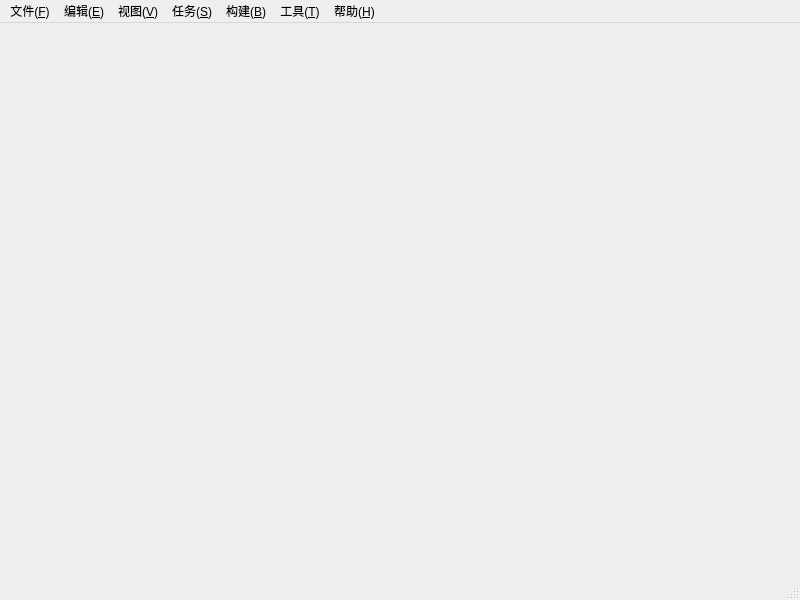
<?xml version="1.0" encoding="UTF-8"?>
<ui version="4.0">
 <class>MainWindow</class>
 <widget class="QMainWindow" name="MainWindow">
  <property name="geometry">
   <rect>
    <x>0</x>
    <y>0</y>
    <width>800</width>
    <height>600</height>
   </rect>
  </property>
  <property name="minimumSize">
   <size>
    <width>400</width>
    <height>200</height>
   </size>
  </property>
  <property name="windowTitle">
   <string>Sail Python Editor</string>
  </property>
  <widget class="QWidget" name="centralwidget"/>
  <widget class="QMenuBar" name="menubar">
   <property name="geometry">
    <rect>
     <x>0</x>
     <y>0</y>
     <width>800</width>
     <height>23</height>
    </rect>
   </property>
   <widget class="QMenu" name="M_file">
    <property name="title">
     <string>文件(&amp;F)</string>
    </property>
    <addaction name="A_new"/>
    <addaction name="A_open"/>
    <addaction name="A_save"/>
    <addaction name="A_saveas"/>
    <addaction name="separator"/>
    <addaction name="A_set"/>
    <addaction name="separator"/>
    <addaction name="A_quit"/>
   </widget>
   <widget class="QMenu" name="M_edit">
    <property name="title">
     <string>编辑(&amp;E)</string>
    </property>
    <addaction name="A_undo"/>
    <addaction name="A_redo"/>
    <addaction name="separator"/>
    <addaction name="A_cut"/>
    <addaction name="A_copy"/>
    <addaction name="A_paste"/>
    <addaction name="A_del"/>
    <addaction name="separator"/>
    <addaction name="A_all"/>
   </widget>
   <widget class="QMenu" name="M_build">
    <property name="title">
     <string>构建(&amp;B)</string>
    </property>
    <addaction name="A_run"/>
   </widget>
   <widget class="QMenu" name="M_tools">
    <property name="title">
     <string>工具(&amp;T)</string>
    </property>
    <addaction name="A_add_tools"/>
    <addaction name="separator"/>
   </widget>
   <widget class="QMenu" name="M_help">
    <property name="title">
     <string>帮助(&amp;H)</string>
    </property>
    <addaction name="A_pydoc"/>
    <addaction name="A_help"/>
    <addaction name="separator"/>
    <addaction name="A_about"/>
   </widget>
   <widget class="QMenu" name="M_view">
    <property name="title">
     <string>视图(&amp;V)</string>
    </property>
    <addaction name="A_wrap"/>
    <addaction name="A_info_bar"/>
   </widget>
   <widget class="QMenu" name="M_task">
    <property name="title">
     <string>任务(&amp;S)</string>
    </property>
    <addaction name="A_task"/>
    <addaction name="A_work"/>
   </widget>
   <addaction name="M_file"/>
   <addaction name="M_edit"/>
   <addaction name="M_view"/>
   <addaction name="M_task"/>
   <addaction name="M_build"/>
   <addaction name="M_tools"/>
   <addaction name="M_help"/>
  </widget>
  <widget class="QStatusBar" name="statusBar"/>
  <action name="A_new">
   <property name="text">
    <string>新建(&amp;N)</string>
   </property>
   <property name="shortcut">
    <string>Ctrl+N</string>
   </property>
  </action>
  <action name="A_open">
   <property name="text">
    <string>打开(&amp;O)...</string>
   </property>
   <property name="toolTip">
    <string>打开</string>
   </property>
   <property name="shortcut">
    <string>Ctrl+O</string>
   </property>
  </action>
  <action name="A_save">
   <property name="text">
    <string>保存(&amp;S)</string>
   </property>
   <property name="toolTip">
    <string>保存</string>
   </property>
   <property name="shortcut">
    <string>Ctrl+S</string>
   </property>
  </action>
  <action name="A_saveas">
   <property name="text">
    <string>另存为(&amp;A)...</string>
   </property>
   <property name="toolTip">
    <string>另存为</string>
   </property>
   <property name="shortcut">
    <string>Ctrl+Shift+S</string>
   </property>
  </action>
  <action name="A_quit">
   <property name="text">
    <string>退出(&amp;X)</string>
   </property>
   <property name="toolTip">
    <string>退出</string>
   </property>
  </action>
  <action name="A_undo">
   <property name="text">
    <string>撤销(&amp;U)</string>
   </property>
   <property name="toolTip">
    <string>撤销</string>
   </property>
   <property name="shortcut">
    <string>Ctrl+Z</string>
   </property>
  </action>
  <action name="A_redo">
   <property name="text">
    <string>重做(&amp;R)</string>
   </property>
   <property name="toolTip">
    <string>重做</string>
   </property>
   <property name="shortcut">
    <string>Ctrl+Y</string>
   </property>
  </action>
  <action name="A_cut">
   <property name="text">
    <string>剪切(&amp;T)</string>
   </property>
   <property name="toolTip">
    <string>剪切</string>
   </property>
   <property name="shortcut">
    <string>Ctrl+X</string>
   </property>
  </action>
  <action name="A_copy">
   <property name="text">
    <string>复制(C&amp;)</string>
   </property>
   <property name="toolTip">
    <string>复制</string>
   </property>
   <property name="shortcut">
    <string>Ctrl+C</string>
   </property>
  </action>
  <action name="A_paste">
   <property name="text">
    <string>粘贴(&amp;P)</string>
   </property>
   <property name="toolTip">
    <string>粘贴</string>
   </property>
   <property name="shortcut">
    <string>Ctrl+V</string>
   </property>
  </action>
  <action name="A_all">
   <property name="text">
    <string>全选(&amp;A)</string>
   </property>
   <property name="toolTip">
    <string>全选</string>
   </property>
   <property name="shortcut">
    <string>Ctrl+A</string>
   </property>
  </action>
  <action name="A_run">
   <property name="text">
    <string>运行(&amp;R)</string>
   </property>
   <property name="toolTip">
    <string>运行</string>
   </property>
   <property name="shortcut">
    <string>F5</string>
   </property>
  </action>
  <action name="A_compile">
   <property name="text">
    <string>编译为PYC文件(&amp;C)</string>
   </property>
   <property name="toolTip">
    <string>编译为PYC文件</string>
   </property>
   <property name="shortcut">
    <string>F7</string>
   </property>
  </action>
  <action name="A_pack">
   <property name="text">
    <string>打包成EXE文件(&amp;P)</string>
   </property>
   <property name="shortcut">
    <string>Ctrl+F7</string>
   </property>
  </action>
  <action name="A_content">
   <property name="checkable">
    <bool>false</bool>
   </property>
   <property name="enabled">
    <bool>true</bool>
   </property>
   <property name="text">
    <string>本节课的学习内容(&amp;C)</string>
   </property>
   <property name="toolTip">
    <string>本节课的学习内容</string>
   </property>
  </action>
  <action name="A_task">
   <property name="enabled">
    <bool>false</bool>
   </property>
   <property name="text">
    <string>任务内容(&amp;T)</string>
   </property>
   <property name="toolTip">
    <string>任务内容</string>
   </property>
  </action>
  <action name="A_work">
   <property name="enabled">
    <bool>false</bool>
   </property>
   <property name="text">
    <string>提交作业(&amp;U)</string>
   </property>
   <property name="toolTip">
    <string>提交作业</string>
   </property>
  </action>
  <action name="A_add_tools">
   <property name="text">
    <string>添加工具(&amp;A)...</string>
   </property>
   <property name="toolTip">
    <string>添加工具</string>
   </property>
  </action>
  <action name="A_pydoc">
   <property name="text">
    <string>Python文档(&amp;H)</string>
   </property>
   <property name="toolTip">
    <string>Python文档</string>
   </property>
   <property name="shortcut">
    <string>F1</string>
   </property>
  </action>
  <action name="A_help">
   <property name="text">
    <string>软件帮助(&amp;S)</string>
   </property>
   <property name="toolTip">
    <string>软件帮助</string>
   </property>
  </action>
  <action name="A_about">
   <property name="text">
    <string>关于 Sail Python Editor(&amp;A)</string>
   </property>
   <property name="toolTip">
    <string>关于 Sail Python Editor</string>
   </property>
  </action>
  <action name="A_set">
   <property name="text">
    <string>首选项(&amp;S)</string>
   </property>
   <property name="toolTip">
    <string>首选项</string>
   </property>
  </action>
  <action name="A_del">
   <property name="text">
    <string>删除(&amp;L)</string>
   </property>
   <property name="toolTip">
    <string>删除</string>
   </property>
   <property name="shortcut">
    <string>Del</string>
   </property>
  </action>
  <action name="A_wrap">
   <property name="checkable">
    <bool>true</bool>
   </property>
   <property name="text">
    <string>自动换行(&amp;W)</string>
   </property>
   <property name="toolTip">
    <string>自动换行</string>
   </property>
  </action>
  <action name="A_p">
   <property name="text">
    <string>放大视图(&amp;I)</string>
   </property>
   <property name="toolTip">
    <string>放大视图</string>
   </property>
   <property name="shortcut">
    <string>Ctrl+=</string>
   </property>
  </action>
  <action name="A_m">
   <property name="text">
    <string>缩小视图(&amp;O)</string>
   </property>
   <property name="toolTip">
    <string>缩小视图</string>
   </property>
   <property name="shortcut">
    <string>Ctrl+-</string>
   </property>
  </action>
  <action name="A_font">
   <property name="text">
    <string>字体(&amp;F)...</string>
   </property>
   <property name="toolTip">
    <string>字体</string>
   </property>
  </action>
  <action name="A_rest">
   <property name="text">
    <string>还原视图</string>
   </property>
   <property name="toolTip">
    <string>还原视图</string>
   </property>
   <property name="shortcut">
    <string>Ctrl+0</string>
   </property>
  </action>
  <action name="A_add_plugin">
   <property name="text">
    <string>添加插件(&amp;P)...</string>
   </property>
  </action>
  <action name="A_info_bar">
   <property name="checkable">
    <bool>true</bool>
   </property>
   <property name="text">
    <string>调试输出</string>
   </property>
  </action>
 </widget>
 <resources/>
 <connections/>
</ui>
